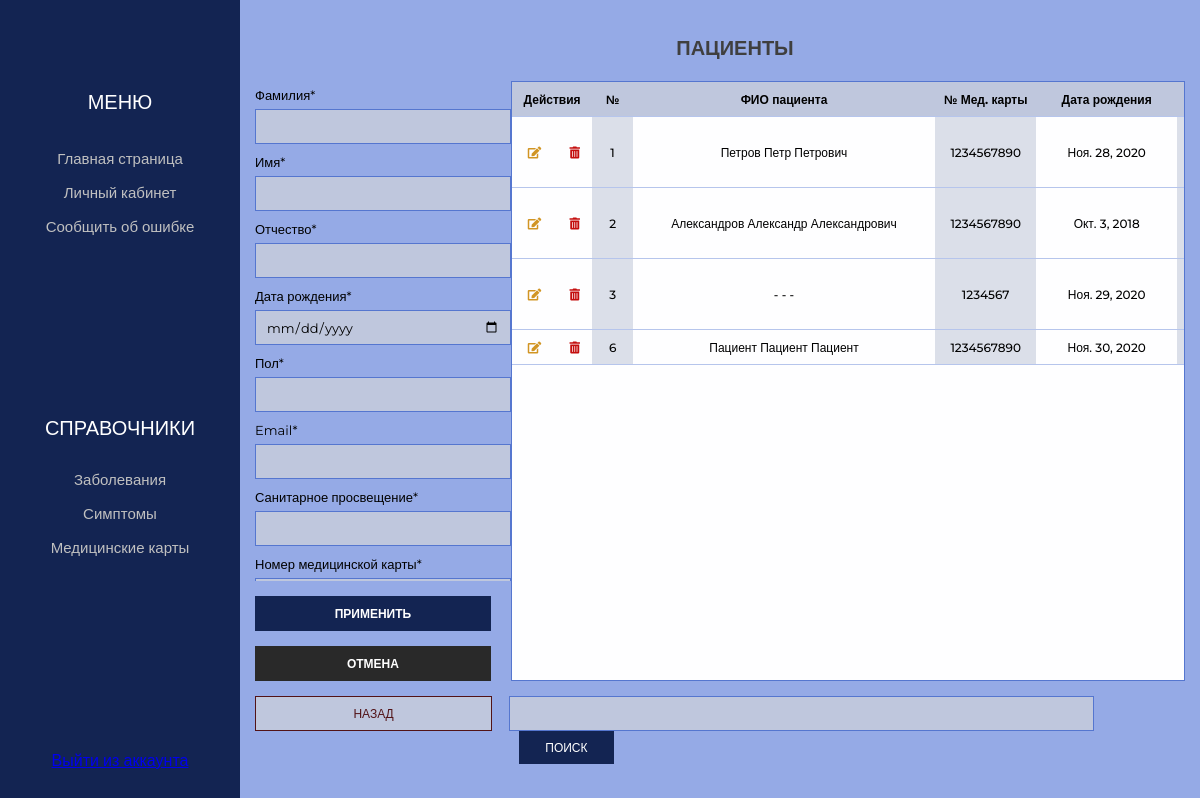
Page /patient on the committed database.
### app/models.py (models this page shows, shortened)
class Patient(models.Model):
    surname_patient             = models.CharField(max_length=50, verbose_name='Фамилия пациента', null=True, blank=True)
    name_patient                = models.CharField(max_length=50, verbose_name='Имя пациента', null=True, blank=True)
    middlename_patient          = models.CharField(max_length=50, verbose_name='Отчество пациента', null=True, blank=True)
    email                       = models.EmailField(verbose_name='Почта', max_length=254, null=True, blank=True)
    birthday_patient            = models.DateField(max_length=50, verbose_name='День рождение пациента', null=True, blank=True)
    gender_patient              = models.CharField(max_length=50, verbose_name='Пол пациента', null=True, blank=True)
    enlightenment_patient       = models.CharField(max_length=50, verbose_name='Санитарное просвящение пациента', null=True)
    number_of_medical_card      = models.CharField(max_length=50, verbose_name='Номер медицинской карты', null=True)
    symptoms_patient            = models.ManyToManyField('Symptom', verbose_name="Симптомы", related_name = 'symptoms_patient' , blank=True)
    childhood_diseases          = models.ManyToManyField('Disease', verbose_name="Болезни детства", related_name = 'childhood_diseases', blank=True)
    relatives_diseases          = models.ManyToManyField('Disease', verbose_name="Болезни у родственников", related_name = 'relatives_diseases', blank=True)
    chronic_disease             = models.CharField(max_length=250, verbose_name='Хронические заболевания', null=True, blank=True)
    description_recommendation  = models.CharField(max_length=200, verbose_name='Описание рекомендации', null=True, blank=True)
    date_recommendation         = models.DateField(max_length=50, verbose_name='Дата выдачи рекомендации', null=True, blank=True)
    period_recommendation       = models.DateField(max_length=50, verbose_name='Период времени', null=True, blank=True)
    fk_account                  = models.ForeignKey(Account, on_delete = models.DO_NOTHING, verbose_name = 'Врач', null=True, blank=True)
    class Meta:
        verbose_name            = "Пациент"
        verbose_name_plural     = "Пациенты"

### app/views.py (the view)
# urls.py: path('patient', views.patient, name='patient'),
def patient(request):
    error = ''
    search_query = request.GET.get('search','')
    if search_query:
        elements = Patient.objects.filter(Q(description_recommendation__icontains=search_query) |
        Q(email__icontains=search_query) |
        Q(name_patient__icontains=search_query) |
        Q(middlename_patient__icontains=search_query) |
        Q(surname_patient__icontains=search_query) |
        Q(number_of_medical_card__icontains=search_query) |
        Q(gender_patient__icontains=search_query) |
        Q(symptoms_patient__name_symptom__icontains=search_query) |
        Q(childhood_diseases__name_disease__icontains=search_query) |
        Q(relatives_diseases__name_disease__icontains=search_query) |
        Q(chronic_disease__icontains=search_query))
    else:
        elements = Patient.objects.all()
    if request.method == 'POST':
        form = PatientForm(request.POST)
        if form.is_valid():
            form.save()
        else:
            error = 'Возникла ошибка'
    form = PatientForm()
    context = {'elements': elements, 'form': form}
    return render(request, 'app/doctor/Patient.html', context)

### app/models.py (called while the page is built)
    def __str__(self):
        return self.name_symptom

    def __str__(self):
        return self.name_disease

### app/templates/app/doctor/Patient.html (shortened to what this page needs)
{% extends 'app/doctor/base_nav.html' %} {% load static %} {% block title %}Пациенты{% endblock title %} {% block content %}
<section class="main">
    <div class="container">
        <div class="header">
            <div class="header_conatiner">
                <h1 class="header_title">ПАЦИЕНТЫ</h1>
            </div>
        </div>
        <form action="{{ data.patient }}" method="POST" class="section" name='form_name'>
            <div class="left_block">
                <div class="left_block_container">
                    <div class="left_items">
                        <p class="input_title">Фамилия*</p>
                        {{ form.surname_patient }}
                    </div>
                    <div class="left_items">
                        <p class="input_title">Имя*</p>
                        {{ form.name_patient }}
                    </div>
                    <div class="left_items">
                        <p class="input_title">Отчество*</p>
                        {{ form.middlename_patient }}
                    </div>
                    <div class="left_items">
                        <p class="input_title">Дата рождения*</p>
                        <input class="input_text" type="date" name="birthday_patient" required="True">
                    </div>
                    <div class="left_items">
                        <p class="input_title">Пол*</p>
                        {{ form.gender_patient }}
                    </div>
                    <div class="left_items">
                        <p class="input_title">Email*</p>
                        {{ form.email }}
                    </div>
                    <div class="left_items">
                        <p class="input_title">Санитарное просвещение*</p>
                        {{ form.enlightenment_patient }}
                    </div>
                    <div class="left_items">
                        <p class="input_title">Номер медицинской карты*</p>
                        {{ form.number_of_medical_card }}
                    </div>
                </div>
                <div class="buttons">
                    <button type="submit" class="left_button">ПРИМЕНИТЬ</button>
                    <a href="{% url 'patient' %}" class="link">
                        <div class="left_button cancel">ОТМЕНА</div>
                    </a>
                </div>
            </div>
            <div class="right_block">
                {% if elements %}
                <table class="table patient" border="0" cellspacing="0">
                    <tr class="header_table">
                        <th width="4%" colspan="2">Действия</th>
                        <th>№</th>
                        <th>ФИО пациента</th>
                        <th>№ Мед. карты</th>
                        <th>Дата рождения</th>
                        <th>Пол</th>
                    </tr>
                    {% for el in elements %}
                    <tr class="header_table">
                        <td>
                            <a href="{% url 'patient_update' el.id  %}"><i style="color:rgb(209, 149, 36)" class="fas fa-edit"></i></a>
                        </td>
                        <td>
                            <a href="{% url 'patient_delete' el.id  %}"><i style="color:rgb(196, 14, 14)"  class="fas fa-trash-alt"></i></a>
                        </td>
                        <td class="color" width="2%">{{ el.id }}</td>
                        <td width="15%">{{ el.surname_patient }} {{el.name_patient}} {{el.middlename_patient}}</td>
                        <td class="color" width="5%">{{ el.number_of_medical_card }}</td>
                        <td  width="7%">{{ el.birthday_patient }}</td>
                        <td class="color"  width="5%">{{ el.gender_patient }}</td>
                    </tr>
                    {% endfor %}
                    {% else %}
                    <tr class="header_table">
                        <td class="color" width=90%>
                            <p style="margin:20px 20px 20px 20px" class="input_title">У вас нет записей</p>
                        </td>
                    </tr>
                    {% endif %}
                </table>
            </div>
        </form>
        <form action="{% url 'patient' %}" method="GET">
            <div class="bottom_panel">
                <a href="#" class="back">НАЗАД</a>
                <div class="search_panel">
                    <input type="text" class="search" name="search" />
                    <button type="submit" class="bottom_button">ПОИСК</button>
                </div>
            </div>
        </form>
    </div>
</section>
{% endblock content %}

### app/static/app/css/style.css (style rules this page uses)
.bottom_button, .bottom_delete, .back_regisrtation { border: none; color: #fff; cursor: pointer; background: #132452; }
* { margin: 0; padding: 0; -webkit-box-sizing: border-box; box-sizing: border-box; font-family: "Montserrat", sans-serif; }
html { background-color: #b8c4e6; }
.container { position: relative; padding: 0 15px 0 15px; max-width: 1160px; width: 100%; margin: 0 auto; }
body { display: -webkit-box; display: -ms-flexbox; display: flex; -webkit-box-pack: justify; -ms-flex-pack: justify; justify-content: space-between; }
.main { background-color: #95aae6; margin-left: 20%; padding-top: 25px; padding-bottom: 25px; width: 80%; height: 100vh; position: relative; display: -webkit-box; display: -ms-flexbox; display: flex; -webkit-box-orient: vertical; -webkit-box-direction: normal; -ms-flex-direction: column; flex-direction: column; -webkit-box-pack: center; -ms-flex-pack: center; justify-content: center; -webkit-box-align: center; -ms-flex-align: center; align-items: center; }
.header { margin-bottom: 45px; }
.header_conatiner { position: absolute; margin: 0 auto; width: 100%; }
.header_conatiner .header_title { display: -webkit-box; display: -ms-flexbox; display: flex; -webkit-box-pack: center; -ms-flex-pack: center; justify-content: center; text-align: center; font-style: normal; font-weight: 600; font-size: 20px; line-height: 24px; color: #3f3f3f; }
.section { display: -webkit-box; display: -ms-flexbox; display: flex; margin-bottom: 15px; }
.left_block { position: relative; margin-right: 20px; width: 35%; }
.left_block_container { margin-right: -20px; max-height: 500px; overflow: auto; }
.input_title { font-size: 13px; margin-top: 6px; margin-bottom: 6px; }
.input_text { padding: 0 10px; width: 100%; height: 35px; background: #bfc7dd; border: 1px solid #5576cf; -webkit-box-sizing: border-box; box-sizing: border-box; font-size: 13px; }
.right_block { overflow: auto; position: relative; width: 100%; height: 600px; background: #fefeff; border: 1px solid #5576cf; }
.bottom_panel { display: -webkit-box; display: -ms-flexbox; display: flex; -webkit-box-pack: justify; -ms-flex-pack: justify; justify-content: space-between; }
.table { position: absolute; width: 130%; text-align: center; font-size: 12px; font-weight: 500; font-style: normal; }
.table.patient { width: 300%; }
.color { background-color: #dbdfe9; }
th { background-color: #bfc7dd; border-color: #6b6b6b; }
.header_table { height: 35px; }
.left_items { margin-top: 10px; }
.left_items:first-child { margin-top: 0px; }
.buttons { background-color: #95aae6; width: 100%; position: absolute; bottom: 0; }
.buttons .left_button { width: 100%; height: 35px; left: 32px; top: 364px; border: none; background: #132452; color: #fff; font-size: 12px; font-weight: 600; line-height: 12px; margin-top: 15px; cursor: pointer; -webkit-transition: background 0.1s linear; transition: background 0.1s linear; }
.buttons .left_button:first-child { margin-top: 0; }
.buttons .left_button.cancel { display: -webkit-box; display: -ms-flexbox; display: flex; -webkit-box-pack: center; -ms-flex-pack: center; justify-content: center; -webkit-box-align: center; -ms-flex-align: center; align-items: center; text-decoration: none; background: #292929; }
.buttons .link { display: block; margin-top: 15px; text-decoration: none; }
.search { padding: 0 10px; width: 86.5%; height: 35px; background: #bfc7dd; border: 1px solid #5576cf; }
.search_panel { width: 72.7%; }
.bottom_button { margin-left: 10px; font-size: 12px; width: 95px; height: 33px; -webkit-transition: background 0.2s linear; transition: background 0.2s linear; }
.back { display: -webkit-box; display: -ms-flexbox; display: flex; -webkit-box-pack: center; -ms-flex-pack: center; justify-content: center; -webkit-box-align: center; -ms-flex-align: center; align-items: center; text-decoration: none; color: #521317; font-size: 12px; width: 25.5%; height: 35px; background: #bfc7dd; border: 1px solid #521317; -webkit-transition: all 0.2s linear; transition: all 0.2s linear; }
th, td { border-bottom: 1px solid #b6c5ec; }

### rows in the picture
Patient: id "1", surname_patient "Петров", name_patient "Петр", middlename_patient "Петрович", number_of_medical_card "1234567890", birthday_patient "Ноя. 28, 2020"
Patient: id "2", surname_patient "Александров", name_patient "Александр", middlename_patient "Александрович", number_of_medical_card "1234567890", birthday_patient "Окт. 3, 2018"
Patient: id "3", surname_patient "-", name_patient "-", middlename_patient "-", number_of_medical_card "1234567", birthday_patient "Ноя. 29, 2020"
Patient: id "6", surname_patient "Пациент", name_patient "Пациент", middlename_patient "Пациент", number_of_medical_card "1234567890", birthday_patient "Ноя. 30, 2020"
